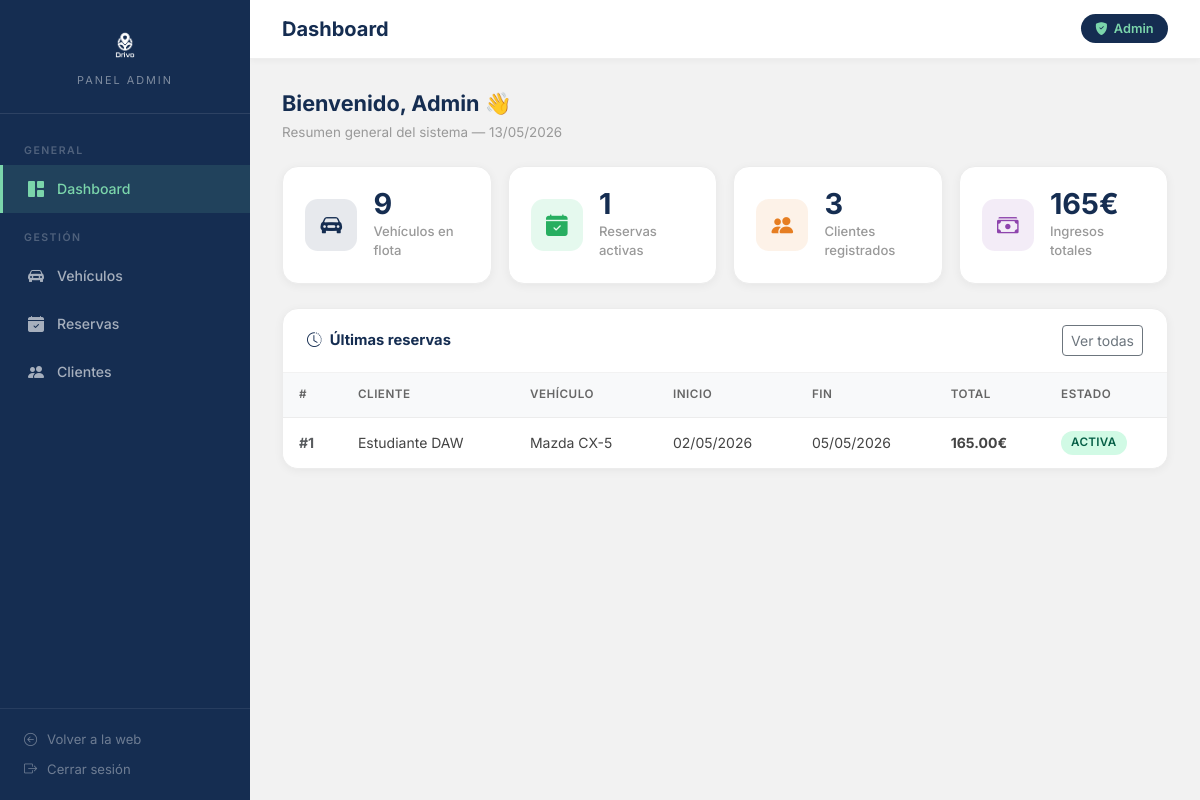
/Controller/admin/dashboard.php (signed in), run on an earlier commit of the app's database.
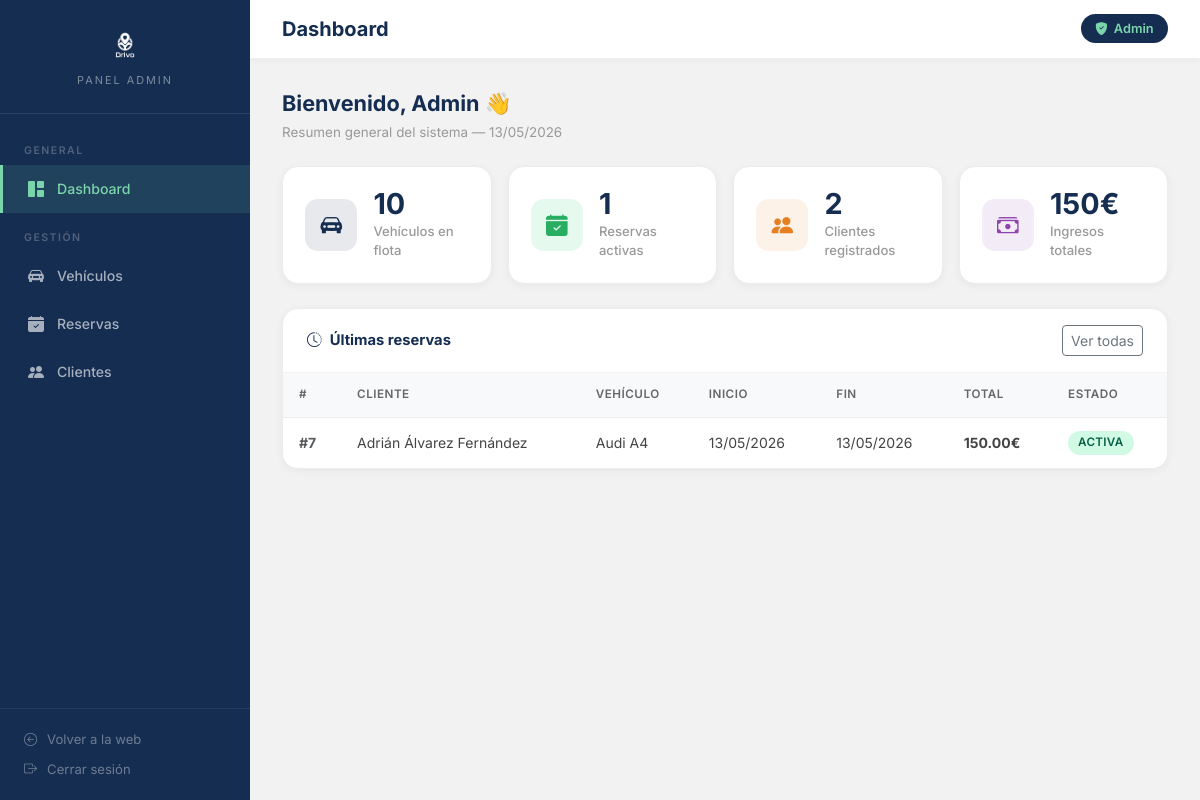
And on a later commit of the database.
### tables this page shows
CREATE TABLE IF NOT EXISTS `reservas` (
  `id` int(11) NOT NULL AUTO_INCREMENT,
  `id_vehiculo` int(11) NOT NULL,
  `id_cliente` int(11) NOT NULL,
  `fecha_reserva` timestamp NOT NULL DEFAULT current_timestamp(),
  `fecha_inicio` date NOT NULL,
  `fecha_fin` date NOT NULL,
  `sancion_km` decimal(8,2) NOT NULL DEFAULT 0.00,
  `sancion_tiempo` decimal(8,2) NOT NULL DEFAULT 0.00,
  `precio_total` decimal(10,2) NOT NULL,
  `estado` enum('Pendiente','Activa','Finalizada','Cancelada') NOT NULL DEFAULT 'Pendiente',
  PRIMARY KEY (`id`),
  KEY `idx_vehiculo` (`id_vehiculo`),
  KEY `idx_cliente` (`id_cliente`),
  CONSTRAINT `fk_reserva_cliente` FOREIGN KEY (`id_cliente`) REFERENCES `clientes` (`id`) ON UPDATE CASCADE,
  CONSTRAINT `fk_reserva_vehiculo` FOREIGN KEY (`id_vehiculo`) REFERENCES `flota` (`id`) ON UPDATE CASCADE
);

CREATE TABLE IF NOT EXISTS `clientes` (
  `id` int(11) NOT NULL AUTO_INCREMENT,
  `usuario` varchar(50) NOT NULL,
  `passw` varchar(255) NOT NULL,
  `email` varchar(100) NOT NULL,
  `nombre` varchar(50) NOT NULL,
  `apellidos` varchar(100) NOT NULL,
  `rol` enum('admin','cliente') NOT NULL DEFAULT 'cliente',
  `fecha_registro` timestamp NOT NULL DEFAULT current_timestamp(),
  PRIMARY KEY (`id`),
  UNIQUE KEY `usuario` (`usuario`),
  UNIQUE KEY `email` (`email`)
);

CREATE TABLE IF NOT EXISTS `flota` (
  `id` int(11) NOT NULL AUTO_INCREMENT,
  `matricula` varchar(15) NOT NULL,
  `marca` varchar(50) NOT NULL,
  `modelo` varchar(50) NOT NULL,
  `motor` varchar(100) NOT NULL,
  `cambios` varchar(50) NOT NULL,
  `traccion` varchar(50) NOT NULL,
  `llantas` int(2) NOT NULL DEFAULT 17,
  `anio` int(4) NOT NULL,
  `precio_dia` decimal(8,2) NOT NULL DEFAULT 0.00,
  `imagen` varchar(255) DEFAULT 'default.jpg',
  `disponible` tinyint(1) NOT NULL DEFAULT 1,
  `oferta` tinyint(1) NOT NULL DEFAULT 0,
  PRIMARY KEY (`id`),
  UNIQUE KEY `matricula` (`matricula`)
);

### Controller/admin/dashboard.php (called while the page is built, shortened)
<?php
$db = DrivoDB::connectDB();
$totalVehiculos  = $db->query("SELECT COUNT(*) FROM flota")->fetchColumn();
$reservasActivas = $db->query("SELECT COUNT(*) FROM reservas WHERE estado = 'Activa'")->fetchColumn();
$totalClientes   = $db->query("SELECT COUNT(*) FROM clientes WHERE rol = 'cliente'")->fetchColumn();
$ingresosTotales = $db->query("SELECT COALESCE(SUM(precio_total), 0) FROM reservas WHERE estado != 'Cancelada'")->fetchColumn();
$ultimasReservas = $db->query(
    "SELECT r.id, r.fecha_inicio, r.fecha_fin, r.precio_total, r.estado, r.fecha_reserva,
            c.nombre, c.apellidos,
            f.marca, f.modelo
     FROM reservas r
     JOIN clientes c ON r.id_cliente = c.id
     JOIN flota f    ON r.id_vehiculo = f.id
     ORDER BY r.fecha_reserva DESC LIMIT 7"
)->fetchAll(PDO::FETCH_OBJ);
$paginaActiva = 'dashboard';
include '../../View/admin/dashboard_view.php';

### View/admin/dashboard_view.php (the view)
<?php
$tituloPagina = 'Dashboard';
include 'layout_top.php';
?>
<p class="page-title">Bienvenido, <?= htmlspecialchars($_SESSION['nombre']) ?> 👋</p>
<p class="page-subtitle">Resumen general del sistema — <?= date('d/m/Y') ?></p>
<div class="row g-3 mb-4">
    <div class="col-sm-6 col-xl-3">
        <div class="stat-card">
            <div class="stat-icon blue"><i class="bi bi-car-front-fill"></i></div>
            <div><div class="stat-value"><?= $totalVehiculos ?></div><div class="stat-label">Vehículos en flota</div></div>
        </div>
    </div>
    <div class="col-sm-6 col-xl-3">
        <div class="stat-card">
            <div class="stat-icon green"><i class="bi bi-calendar-check-fill"></i></div>
            <div><div class="stat-value"><?= $reservasActivas ?></div><div class="stat-label">Reservas activas</div></div>
        </div>
    </div>
    <div class="col-sm-6 col-xl-3">
        <div class="stat-card">
            <div class="stat-icon orange"><i class="bi bi-people-fill"></i></div>
            <div><div class="stat-value"><?= $totalClientes ?></div><div class="stat-label">Clientes registrados</div></div>
        </div>
    </div>
    <div class="col-sm-6 col-xl-3">
        <div class="stat-card">
            <div class="stat-icon purple"><i class="bi bi-cash-stack"></i></div>
            <div><div class="stat-value"><?= number_format($ingresosTotales, 0) ?>€</div><div class="stat-label">Ingresos totales</div></div>
        </div>
    </div>
</div>
<div class="admin-table-card">
    <div class="table-card-header">
        <h5><i class="bi bi-clock-history me-2"></i>Últimas reservas</h5>
        <a href="/Proyecto/Controller/admin/reservas_admin.php" class="btn btn-sm btn-outline-secondary">Ver todas</a>
    </div>
    <div class="table-responsive">
        <table class="table table-hover">
            <thead>
                <tr><th>#</th><th>Cliente</th><th>Vehículo</th><th>Inicio</th><th>Fin</th><th>Total</th><th>Estado</th></tr>
            </thead>
            <tbody>
                <?php if (empty($ultimasReservas)): ?>
                    <tr><td colspan="7" class="text-center text-muted py-4">No hay reservas aún.</td></tr>
                <?php else: ?>
                    <?php foreach ($ultimasReservas as $r): ?>
                        <tr>
                            <td class="fw-bold text-muted">#<?= $r->id ?></td>
                            <td><?= htmlspecialchars($r->nombre . ' ' . $r->apellidos) ?></td>
                            <td><?= htmlspecialchars($r->marca . ' ' . $r->modelo) ?></td>
                            <td><?= date('d/m/Y', strtotime($r->fecha_inicio)) ?></td>
                            <td><?= date('d/m/Y', strtotime($r->fecha_fin)) ?></td>
                            <td class="fw-bold"><?= $r->precio_total ?>€</td>
                            <td><span class="estado-badge badge-<?= strtolower($r->estado) ?>"><?= $r->estado ?></span></td>
                        </tr>
                    <?php endforeach; ?>
                <?php endif; ?>
            </tbody>
        </table>
    </div>
</div>
<?php include 'layout_bottom.php'; ?>

### View/admin/layout_top.php (shortened to what this page needs)
<!DOCTYPE html>
<html lang="es">
<head>
    <link href="https://cdn.jsdelivr.net/npm/bootstrap@5.3.8/dist/css/bootstrap.min.css" rel="stylesheet">
    <link rel="stylesheet" href="https://cdn.jsdelivr.net/npm/bootstrap-icons@1.11.3/font/bootstrap-icons.min.css">
    <link rel="stylesheet" href="/Proyecto/View/admin/css/admin.css">
</head>
<body>
<div class="admin-wrapper">
    <aside class="admin-sidebar">
        <div class="admin-logo">
            <img src="/Proyecto/View/img/logo.png" alt="Drivo">
            <span>Panel Admin</span>
        </div>
        <nav class="admin-nav">
            <span class="nav-section-label">General</span>
            <a href="/Proyecto/Controller/admin/dashboard.php"
               class="<?= $paginaActiva === 'dashboard' ? 'active' : '' ?>">
                <i class="bi bi-grid-1x2-fill"></i> Dashboard
            </a>
            <span class="nav-section-label">Gestión</span>
            <a href="/Proyecto/Controller/admin/vehiculos.php"
               class="<?= $paginaActiva === 'vehiculos' ? 'active' : '' ?>">
                <i class="bi bi-car-front-fill"></i> Vehículos
            </a>
            <a href="/Proyecto/Controller/admin/reservas_admin.php"
               class="<?= $paginaActiva === 'reservas' ? 'active' : '' ?>">
                <i class="bi bi-calendar-check-fill"></i> Reservas
            </a>
            <a href="/Proyecto/Controller/admin/clientes_admin.php"
               class="<?= $paginaActiva === 'clientes' ? 'active' : '' ?>">
                <i class="bi bi-people-fill"></i> Clientes
            </a>
        </nav>
        <div class="admin-sidebar-footer">
            <a href="/Proyecto/Controller/index.php" class="back-link">
                <i class="bi bi-arrow-left-circle"></i> Volver a la web
            </a>
            <a href="/Proyecto/Controller/logout.php">
                <i class="bi bi-box-arrow-right"></i> Cerrar sesión
            </a>
        </div>
    </aside>
    <main class="admin-main">
        <div class="admin-topbar">
            <h1><?= $tituloPagina ?? 'Panel de Administración' ?></h1>
            <div class="topbar-right">
                <span class="admin-badge-user">
                    <i class="bi bi-shield-fill-check"></i>
                    <?= htmlspecialchars($_SESSION['nombre'] ?? 'Admin') ?>
                </span>
            </div>
        </div>
        <div class="admin-content">

### View/admin/layout_bottom.php (shortened to what this page needs)
        </div>
    </main>
</div>
</body>
</html>

### View/admin/css/admin.css (style rules this page uses)
* { margin: 0; padding: 0; box-sizing: border-box; }
body { font-family: 'Inter', sans-serif; background-color: #f2f2f2; color: #333; }
.admin-wrapper { display: flex; min-height: 100vh; }
.admin-sidebar { width: 250px; min-height: 100vh; background-color: #152D51; display: flex; flex-direction: column; position: fixed; top: 0; left: 0; z-index: 100; overflow-y: auto; }
.admin-logo { padding: 1.5rem; border-bottom: 1px solid rgba(255, 255, 255, 0.1); text-align: center; }
.admin-logo img { height: 42px; filter: brightness(0) invert(1); }
.admin-logo span { display: block; color: rgba(255, 255, 255, 0.45); font-size: 0.68rem; letter-spacing: 2px; text-transform: uppercase; margin-top: 0.4rem; }
.admin-nav { padding: 0.75rem 0; flex: 1; }
.admin-nav a { display: flex; align-items: center; gap: 12px; padding: 0.75rem 1.5rem; color: rgba(255, 255, 255, 0.62); text-decoration: none; font-size: 0.88rem; font-weight: 500; border-left: 3px solid transparent; transition: all 0.2s ease; }
.admin-nav a.active { color: #7BD5AB; background-color: rgba(123, 213, 171, 0.12); border-left-color: #7BD5AB; }
.admin-nav a i { font-size: 1rem; width: 18px; text-align: center; }
.nav-section-label { display: block; padding: 1.1rem 1.5rem 0.35rem; color: rgba(255, 255, 255, 0.25); font-size: 0.66rem; letter-spacing: 1.5px; text-transform: uppercase; font-weight: 600; }
.admin-sidebar-footer { padding: 1rem 1.5rem; border-top: 1px solid rgba(255, 255, 255, 0.08); }
.admin-sidebar-footer a { display: flex; align-items: center; gap: 10px; color: rgba(255, 255, 255, 0.38); text-decoration: none; font-size: 0.82rem; transition: color 0.2s; padding: 0.3rem 0; }
.admin-main { margin-left: 250px; flex: 1; background-color: #f2f2f2; min-height: 100vh; display: flex; flex-direction: column; }
.admin-topbar { background: #fff; padding: 0.9rem 2rem; display: flex; justify-content: space-between; align-items: center; border-bottom: 1px solid #eee; box-shadow: 0 2px 6px rgba(0, 0, 0, 0.04); position: sticky; top: 0; z-index: 50; }
.admin-topbar h1 { font-size: 1.25rem; color: #152D51; font-weight: 700; margin: 0; }
.admin-badge-user { background-color: #152D51; color: #7BD5AB; padding: 0.3rem 0.9rem; border-radius: 20px; font-size: 0.8rem; font-weight: 600; display: flex; align-items: center; gap: 6px; }
.admin-content { padding: 1.75rem 2rem; flex: 1; }
.stat-card { background: #fff; border-radius: 1rem; padding: 1.4rem; display: flex; align-items: center; gap: 1rem; box-shadow: 0 2px 10px rgba(0, 0, 0, 0.05); border: 1px solid #ececec; transition: transform 0.2s, box-shadow 0.2s; }
.stat-icon { width: 52px; height: 52px; border-radius: 0.8rem; display: flex; align-items: center; justify-content: center; font-size: 1.35rem; flex-shrink: 0; }
.stat-icon.blue { background: rgba(21, 45, 81, 0.1); color: #152D51; }
.stat-icon.green { background: rgba(46, 204, 113, 0.12); color: #27ae60; }
.stat-icon.orange { background: rgba(230, 126, 34, 0.1); color: #e67e22; }
.stat-icon.purple { background: rgba(142, 68, 173, 0.1); color: #8e44ad; }
.stat-value { font-size: 1.8rem; font-weight: 700; color: #152D51; line-height: 1; }
.stat-label { color: #999; font-size: 0.82rem; margin-top: 0.2rem; font-weight: 500; }
.admin-table-card { background: #fff; border-radius: 1rem; box-shadow: 0 2px 10px rgba(0, 0, 0, 0.05); border: 1px solid #ececec; overflow: hidden; }
.table-card-header { padding: 1rem 1.5rem; border-bottom: 1px solid #f2f2f2; display: flex; justify-content: space-between; align-items: center; }
.table-card-header h5 { font-weight: 700; color: #152D51; margin: 0; font-size: 0.92rem; }
.admin-table-card .table { margin: 0; font-size: 0.875rem; }
.admin-table-card .table thead th { background: #f8f9fa; color: #666; font-weight: 600; font-size: 0.73rem; text-transform: uppercase; letter-spacing: 0.5px; border-bottom: 1px solid #ececec; padding: 0.8rem 1rem; }
.admin-table-card .table tbody td { padding: 0.8rem 1rem; vertical-align: middle; border-bottom: 1px solid #f5f5f5; color: #444; }
.admin-table-card .table tbody tr:last-child td { border-bottom: none; }
.estado-badge { display: inline-block; padding: 3px 10px; border-radius: 20px; font-size: 0.73rem; font-weight: 600; text-transform: uppercase; letter-spacing: 0.3px; }
.badge-activa { background: #d1fae5; color: #065f46; }
.page-title { font-size: 1.35rem; font-weight: 700; color: #152D51; margin-bottom: 0.2rem; }
.page-subtitle { color: #999; font-size: 0.84rem; margin-bottom: 1.5rem; }

What changed in the data, as far as the page shows it:
removed reservas: id "1", id_cliente.apellidos "Estudiante DAW", id_vehiculo.modelo "Mazda CX-5", fecha_inicio "02/05/2026", fecha_fin "05/05/2026", precio_total "165.00", estado "ACTIVA"
added reservas: id "7", id_cliente.apellidos "Adrián Álvarez Fernández", id_vehiculo.modelo "Audi A4", fecha_inicio "13/05/2026", fecha_fin "13/05/2026", precio_total "150.00", estado "ACTIVA"
Also different on the page:
$totalVehiculos: "9" → "10"
$totalClientes: "3" → "2"
$ingresosTotales: "165" → "150"
